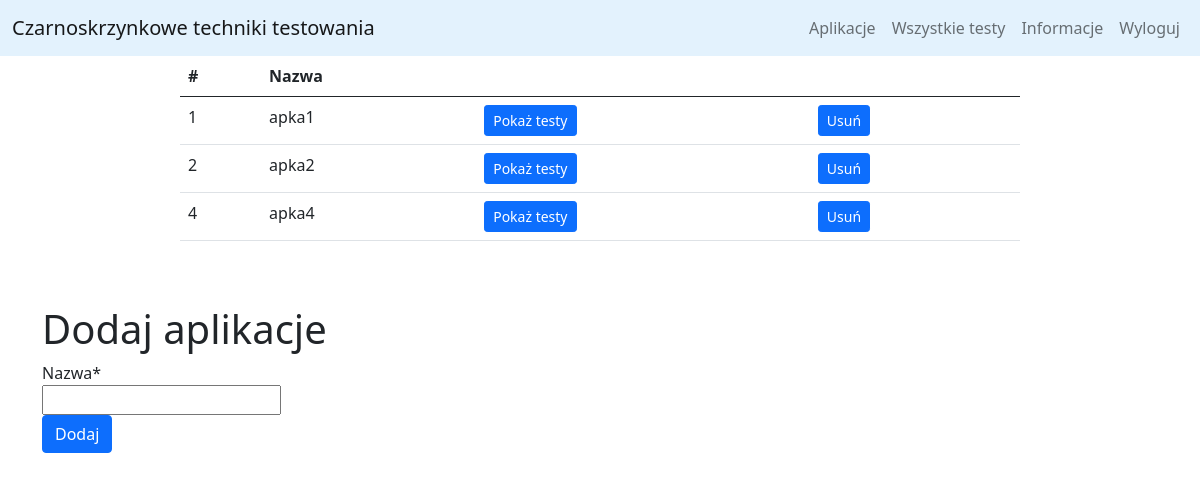
Page /apptesting/show_applications (signed in) on the earlier database version.
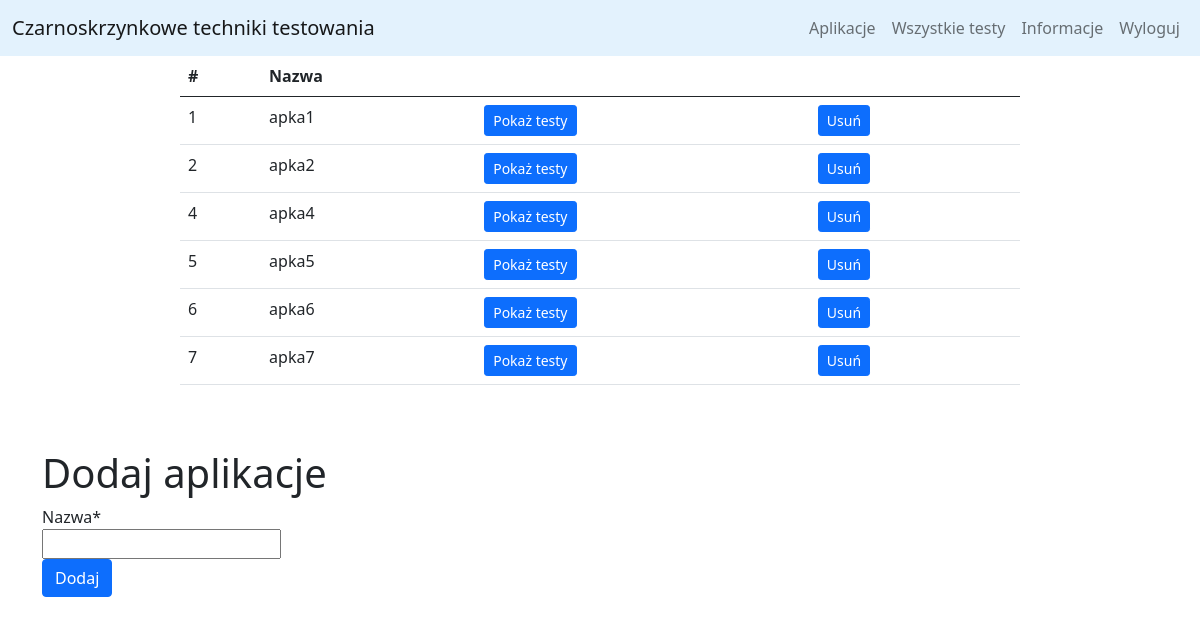
Same page on the later database version.
### mysite/models.py (models this page shows)
class Application(models.Model):
    owner = models.ForeignKey(User, on_delete=models.CASCADE)
    name = models.CharField(max_length=200)

### mysite/views.py (the view)
# urls.py: path("show_applications", views.show_applications, name="show_applications"),
def show_applications(request):
    if request.user.is_authenticated:
        if request.method == "POST":
            form = NewApplicationForm(request.POST)
            if form.is_valid():
                n = form.cleaned_data['name']
                Application.objects.create(owner=request.user, name=n)
                return redirect(reverse('mysite:show_applications'))
        form = NewApplicationForm()
        user_apps = Application.objects.filter(owner=request.user)
        return render(request, template_name='mysite/applications.html', context={'form': form, 'apps': user_apps})
    return redirect('mysite:home')

### mysite/forms.py
class NewApplicationForm(forms.Form):
	name = forms.CharField(label='Nazwa', max_length=200)

### mysite/templates/mysite/applications.html
{% extends "mysite/add_application.html" %}
{% block tables %}
<div class="d-flex justify-content-center">
<table class="table table-hover" style="width: 70%;">
    <thead>
      <tr>
        <th scope="col">#</th>
        <th scope="col">Nazwa</th>
        <th></th>
        <th></th>
      </tr>
    </thead>
    <tbody>
        {% for app in apps %}
         <tr>
            <td>{{app.id}}</td>
            <td>{{app.name}}</td>
            <td>
              <a href="/19_lada/apptesting/apptesting/show_tests/{{app.id}}"><button type="button" class="btn btn-primary btn-sm">Pokaż testy</button></a>
            </td>
            <td>
              <a href="/19_lada/apptesting/apptesting/delete_application/{{app.id}}"><button type="button" class="btn btn-primary btn-sm">Usuń</button></a>
            </td>
         </tr>
        {% endfor %}
    </tbody>
</table>
</div>
{% endblock %}

Differences in the rows shown:
added Application: id "5", name "apka5"
added Application: id "6", name "apka6"
added Application: id "7", name "apka7"
